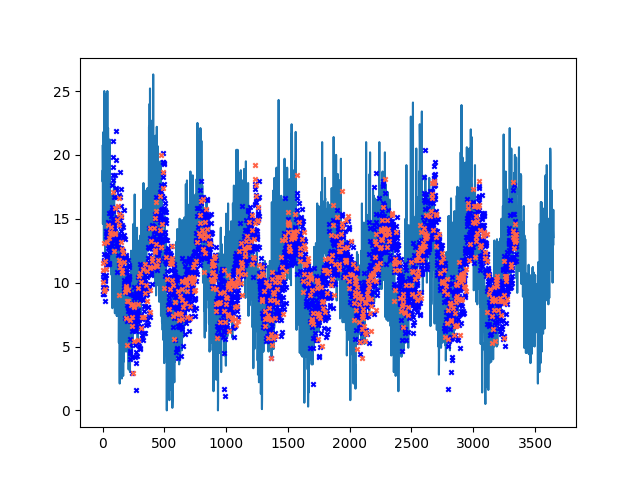

Write the Python code that produced this figure.
import torch
import torch.nn as nn
import torch.optim as o
from matplotlib import pyplot as plt
import time
from sklearn.metrics import r2_score, mean_squared_error
import pandas as pd
import numpy as np


# Constant Params
number_of_features = 1      # input_size
sequence_lengthS = [300]

# Hyperparameters
number_of_layersS = [1]        # num_layers
hidden_dimensionS = [8]        # hidden_size

# batch_first = True
# batch - sequence - feature    => input shape
# batch - sequence - number of classes    => output shape


class LSTM(nn.Module):

    def __init__(self, number_of_layers, hidden_dimension):
        super(LSTM, self).__init__()
        self.lstm = nn.LSTM(number_of_features, hidden_dimension, num_layers=number_of_layers, batch_first=True)
        self.linear = nn.Linear(hidden_dimension, 1)

    def forward(self, X):
        output, _ = self.lstm(X, None)
        return self.linear(output[:, -1, :])


def take_data(input_path, sequence_length):
    df = pd.read_csv(input_path)
    df[df.columns[0]] = pd.to_datetime(df[df.columns[0]])
    df.set_index(df.columns[0], inplace=True)
    
    plt.plot(range(df.values.shape[0]), df.values, zorder=0)
    
    data = []
    for i in range(df.values.shape[0]-sequence_length):
        data.append(df.values[i:i+sequence_length+1])
    data = torch.tensor(np.array(data), dtype=torch.float32)
    
    # Shuffle data
    dd = torch.randperm(data.size()[0])
    data = data[dd]
    
    train_data = data[:int(data.size()[0] * (4/5))]
    train_labels = train_data[:, -1, :]
    train_data = train_data[:, :-1, :]
    test_data = data[int(data.size()[0] * (4/5)):]
    test_labels = test_data[:, -1, :]
    test_data = test_data[:, :-1, :]
    
    # Scale data
    train_data_min, train_data_max = train_data.min(), train_data.max()
    train_data = (train_data - train_data_min) / (train_data_max - train_data_min)
    test_data = (test_data - train_data_min) / (train_data_max - train_data_min)
    train_labels_min, train_labels_max = train_labels.min(), train_labels.max()
    train_labels = (train_labels - train_labels_min) / (train_labels_max - train_labels_min)
    test_labels = (test_labels - train_labels_min) / (train_labels_max - train_labels_min)
    
    return train_data, train_labels, test_data, test_labels, train_labels_min, train_labels_max, dd[:train_data.shape[0]], dd[train_data.shape[0]:]


def train(X, Y, model, optimizer, loss_function, device, epoch=50):

    start_time = time.process_time()
    for e in range(1, epoch+1):
        current_loss = 0
        for i, data in enumerate(X):
            prediction = model(data.unsqueeze(0).to(device))
            loss = loss_function(prediction.ravel(), Y[i].to(device))
            optimizer.zero_grad()
            loss.backward()
            optimizer.step()
            current_loss = current_loss + loss.item()
        if e % 10 == 0:
            print("Epoch", e, "=> Total Loss:", current_loss)
    end_time = time.process_time()
    print("Training Time: ", end_time - start_time)
    
    return model, (end_time - start_time)


def test(X, Y, model, min_value, max_value, dd, plt_color, index, device):

    start_time = time.process_time()
    predictions = model(X.to(device))
    Y = (Y * (max_value - min_value)) + min_value
    predictions = (predictions * (max_value - min_value)) + min_value
    r2 = r2_score(Y.detach().numpy(), predictions.cpu().detach().numpy())
    mse = mean_squared_error(Y.detach().numpy(), predictions.cpu().detach().numpy())
    end_time = time.process_time()
    print("R2 Score: ", r2)
    print("MSE: ", mse)
    
    if index == 0:      # plot only the first run
        plt.scatter(dd, predictions.ravel().tolist(), c=plt_color, marker='x', s=10, zorder=1)

    return r2, mse, (end_time - start_time)



if __name__ == "__main__":
    
    
    for sequence_length in sequence_lengthS:
        for number_of_layers in number_of_layersS:
            for hidden_dimension in hidden_dimensionS:
                
                print("Stats:\tsequence_length->", sequence_length, "\tlayer->",number_of_layers, "\thidden_dim->", hidden_dimension)
    
                train_data, train_labels, test_data, test_labels, min_value, max_value, dd_train, dd_test = take_data("data.csv", sequence_length)

                if torch.cuda.is_available():
                    device = torch.device("cuda")
                else:
                    device = torch.device("cpu")

                training_time_list = []
                train_r2_score_list = []
                train_mse_list = []
                train_set_testing_time_list = []
                test_r2_score_list = []
                test_mse_list = []
                test_set_testing_time_list = []

                for i in range(10):         # 10 runs
                    print("Run", i+1)
                    print("-----")

                    m = LSTM(number_of_layers, hidden_dimension)
                    m.to(device)

                    optim = o.Adam(m.parameters(), lr=0.001)
                    lf = nn.MSELoss()
                    m, training_time = train(train_data, train_labels, m, optim, lf, device, epoch=150)
                    training_time_list.append(training_time)

                    train_r2_score, train_mse, train_set_testing_time = test(train_data, train_labels, m, min_value, max_value, dd_train, 'blue', i, device)
                    train_r2_score_list.append(train_r2_score)
                    train_mse_list.append(train_mse)
                    train_set_testing_time_list.append(train_set_testing_time)

                    test_r2_score, test_mse, test_set_testing_time = test(test_data, test_labels, m, min_value, max_value, dd_test, 'tomato', i, device)
                    test_r2_score_list.append(test_r2_score)
                    test_mse_list.append(test_mse)
                    test_set_testing_time_list.append(test_set_testing_time)

                    print()


                print("Statistics:")
                print("Average Training Time                ----->", sum(training_time_list) / len(training_time_list))
                print("Training R2 Score            ----->", sum(train_r2_score_list) / len(train_r2_score_list))
                print("Training MSE                 ----->", sum(train_mse_list) / len(train_mse_list))
                print("Average Testing Time of Training Set ----->", sum(train_set_testing_time_list) / len(train_set_testing_time_list))
                print("Testing R2 Score             ----->", sum(test_r2_score_list) / len(test_r2_score_list))
                print("Testing MSE                  ----->", sum(test_mse_list) / len(test_mse_list))
                print("Average Testing Time of Test Set     ----->", sum(test_set_testing_time_list) / len(test_set_testing_time_list))

                plt.show()
